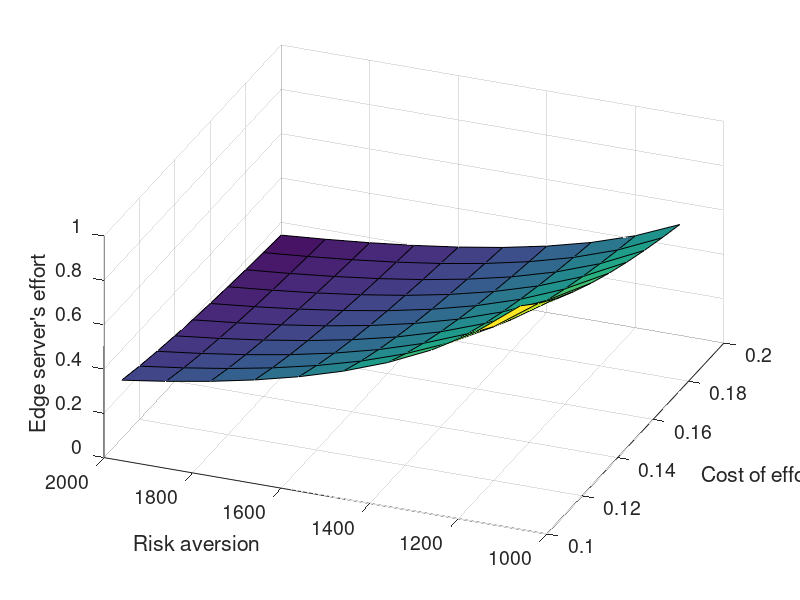

Reproduce this figure in MATLAB. (Note: this script raises an error after producing the figure.)
%% Evaluation results w.r.t. different cost and risk aversion

% variables initialization

a_tot = zeros(length(1:1:10),length(10:1:20));
s_tot = zeros(length(1:1:10),length(10:1:20));
t_tot = zeros(length(1:1:10),length(10:1:20));
w_tot = zeros(length(1:1:10),length(10:1:20));
utility_e_tot = zeros(length(1:1:10),length(10:1:20));
utility_f_tot = zeros(length(1:1:10),length(10:1:20));

a_compl_tot = zeros(length(1:1:10),length(10:1:20));
t_compl_tot = zeros(length(1:1:10),length(10:1:20));
utility_e_compl_tot = zeros(length(1:1:10),length(10:1:20));
utility_f_compl_tot = zeros(length(1:1:10),length(10:1:20));

sigma2 = 0.1;                               % edge server's variance of effort
epsilon = normrnd(0,sigma2,1,1);            % edge server's error between effort and performance

i = 1;
j = 1;
for c = 0.1:0.01:0.2
    for eta = 0.1:0.01:0.2

        eta = eta * 10^4;
        
        % incomplete information
        s = 1/(1+eta*c*sigma2);                     % edge server's variable compensation
        t = -s^2/(2*c) + eta*s^2*sigma2/2;          % edge server's fixed compensation
        a = s/c;                                    % edge server's effort
    
        q = a + epsilon;                            % edge server's performance
        w = t + s*q;                                % edge server's overall compensation
        psi = c*a^2/2;                              % edge server's cost of effort

        utility_e = t + s*a - c*a^2/2 - eta*s^2*sigma2/2;     % edge server's utility 
        utility_f = (1-s)*(s/c)-t;                            % fog server's utility
        
        % complete information
        a_compl = 1/c;                              % edge server's effort
        t_compl = 1/(2*c);                          % edge server's fixed compensation

        utility_e_compl = t_compl - c*a_compl^2/2;  % edge server's utility
        utility_f_compl = a_compl - t_compl;        % fog server's utility
        
        % final results
        a_tot(i,j) = a;
        s_tot(i,j) = s;
        t_tot(i,j) = t;
        w_tot(i,j) = w;
        utility_e_tot(i,j) = utility_e;
        utility_f_tot(i,j) = utility_f;

        a_compl_tot(i,j) = a_compl;
        t_compl_tot(i,j) = t_compl;
        utility_e_compl_tot(i,j) = utility_e_compl;
        utility_f_compl_tot(i,j) = utility_f_compl;
        
        j = j+1;
    end   
    i = i+1;
    j = 1;
end

save('e2f_contract_res1.mat','a_tot','s_tot','t_tot','w_tot','utility_f_tot',...
    'a_compl_tot','t_compl_tot','utility_f_compl_tot');

% plots
figure();
surf(a_tot);
xlim([0 10]);
xticks([0 2 4 6 8 10]);
xlabel('Cost of effort');
xticklabels({'0.1','0.12','0.14','0.16','0.18','0.2'});
ylim([0 10]);
yticks([0 2 4 6 8 10]);
yticklabels({'1000','1200','1400','1600','1800','2000'});
ylabel('Risk aversion');
zlabel('Edge server''s effort');
set(gca,'FontSize',14);
grid on;
[caz,cel] = view
v = [-5 -2 5];
[caz,cel] = view(v)

figure();
surf(t_tot);
xlim([1 10]);
xlabel('Edge server''s cost of effort');
xticklabels({'0.12','0.14','0.16','0.18','0.2'});
ylim([1 10]);
yticklabels({'1200','1400','1600','1800','2000'});
ylabel('Edge server''s risk aversion');
zlabel('Edge server''s fixed reward');
set(gca,'FontSize',16);
grid on;

figure();
surf(s_tot);
xlim([1 10]);
xlabel('Edge server''s cost of effort');
xticklabels({'0.12','0.14','0.16','0.18','0.2'});
ylim([1 10]);
yticklabels({'1200','1400','1600','1800','2000'});
ylabel('Edge server''s risk aversion');
zlabel('Edge server''s variable reward');
set(gca,'FontSize',16);
grid on;

figure();
surf(t_tot);
hold on;
surf(s_tot);
xlim([0 10]);
xticks([0 2 4 6 8 10]);
xlabel('Cost of effort');
xticklabels({'0.1','0.12','0.14','0.16','0.18','0.2'});
ylim([0 10]);
yticks([0 2 4 6 8 10]);
yticklabels({'1000','1200','1400','1600','1800','2000'});
ylabel('Risk aversion');
zlabel('Edge server''s reward');
lgd = legend('Fixed reward','Variable reward');
set(lgd,'FontSize',14);
set(gca,'FontSize',14);
set(gca,'zscale','log')
grid on;
[caz,cel] = view
v = [-5 -2 5];
[caz,cel] = view(v)

figure();
surf(utility_f_tot);
xlim([0 10]);
xticks([0 2 4 6 8 10]);
xlabel('Cost of effort');
xticklabels({'0.1','0.12','0.14','0.16','0.18','0.2'});
ylim([0 10]);
yticks([0 2 4 6 8 10]);
yticklabels({'1000','1200','1400','1600','1800','2000'});
ylabel('Risk aversion');
zlabel('Fog server''s utility');
set(gca,'FontSize',14);
grid on;
[caz,cel] = view
v = [-5 -2 5];
[caz,cel] = view(v)
